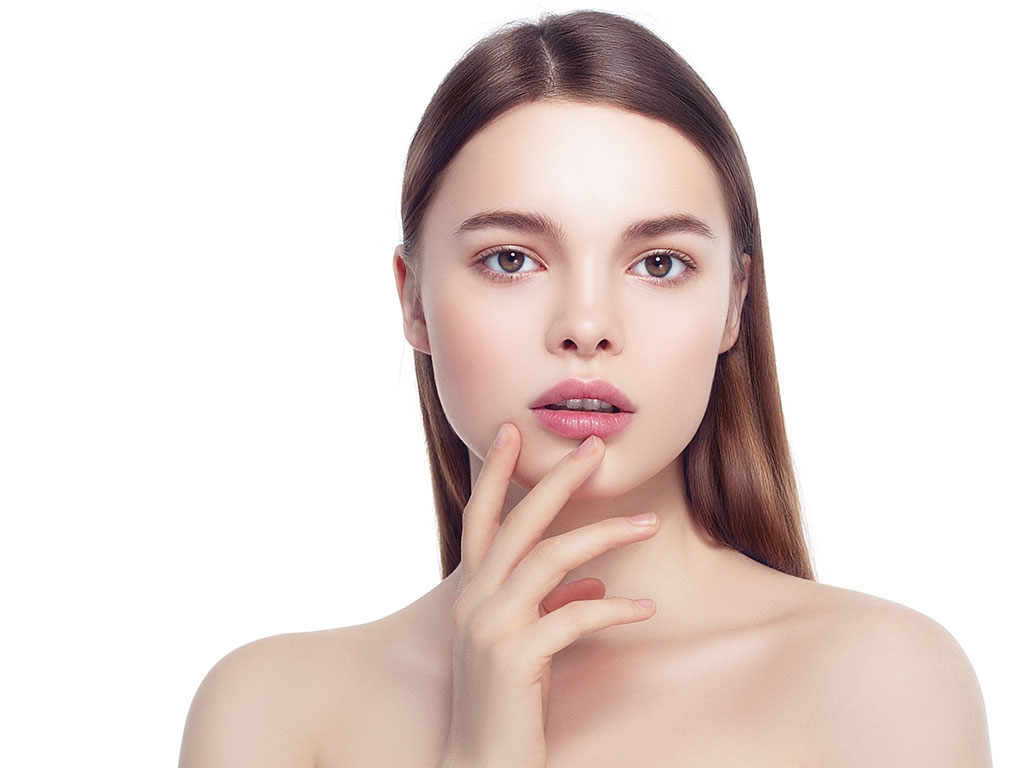
#> input picture Makine Ogrenmesi/goz tespit/yuz_resmi.jpg, 1024 x 768 px
$ python goz_tespit.py
#> lines starting #> are read from the running program, lines starting #| are printed output that depends on the picture; after the words box and inside, x2 and y2 are one past the last pixel; in counts of white or black regions, pixels touching at a corner belong together
import cv2


yuz_tanima = cv2.CascadeClassifier("yuz_tanima.xml")
goz_tanima = cv2.CascadeClassifier("goz_tespit.xml")


resim = cv2.imread("yuz_resmi.jpg")
#> resim is the input picture: shape (768, 1024, 3); mean B, G, R 213.3, 217.2, 230.2

gri = cv2.cvtColor(resim,cv2.COLOR_BGR2GRAY)
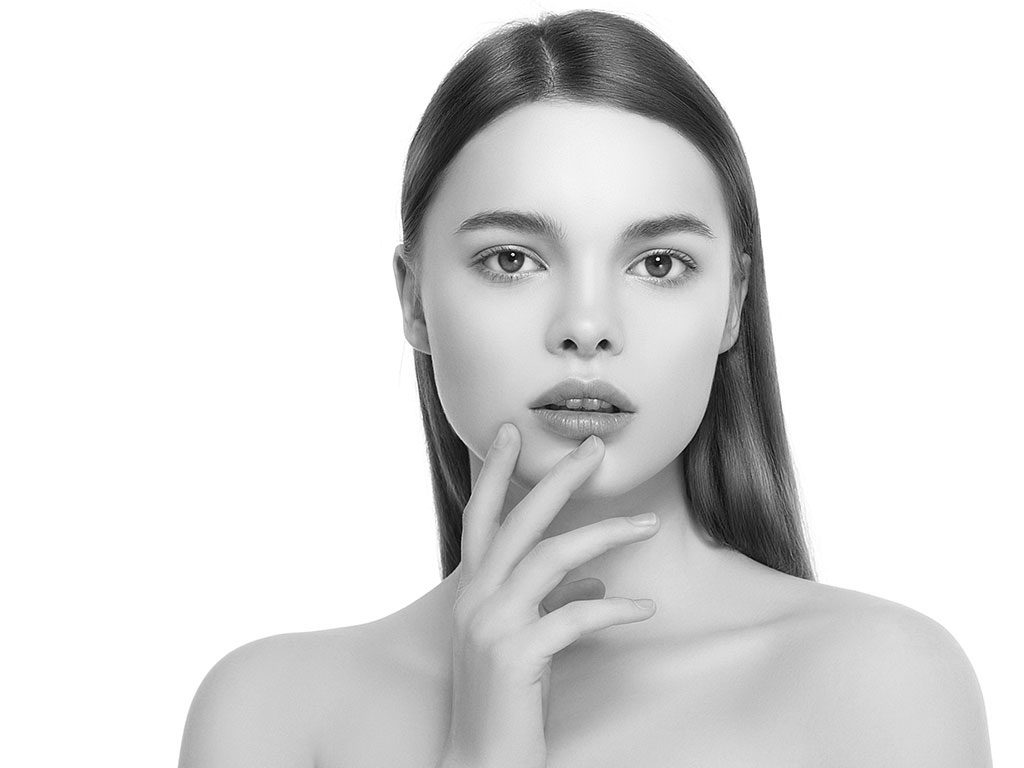
#> gri: shape (768, 1024); min 2, max 255, mean 220.7

tanima = yuz_tanima.detectMultiScale(gri)
#> tanima = [[397, 109, 382, 382]]

for (x,y,genislik,yukseklik) in tanima:
    cv2.rectangle(resim,(x,y),(genislik+x,yukseklik+y),(0,255,0),3)

    goz_sonuc = goz_tanima.detectMultiScale(gri,1.3,5)

    for (gx,gy,g_genislik,g_yukseklik) in goz_sonuc:
        cv2.rectangle(resim, (gx, gy), (g_genislik + gx, g_yukseklik + gy), (255, 0, 0), 3)
#> this loop made 1 pass
#> (x, y, genislik, yukseklik, goz_sonuc) on pass 1: (397, 109, 382, 382, [[618, 222, 82, 82], [463, 217, 85, 85]])
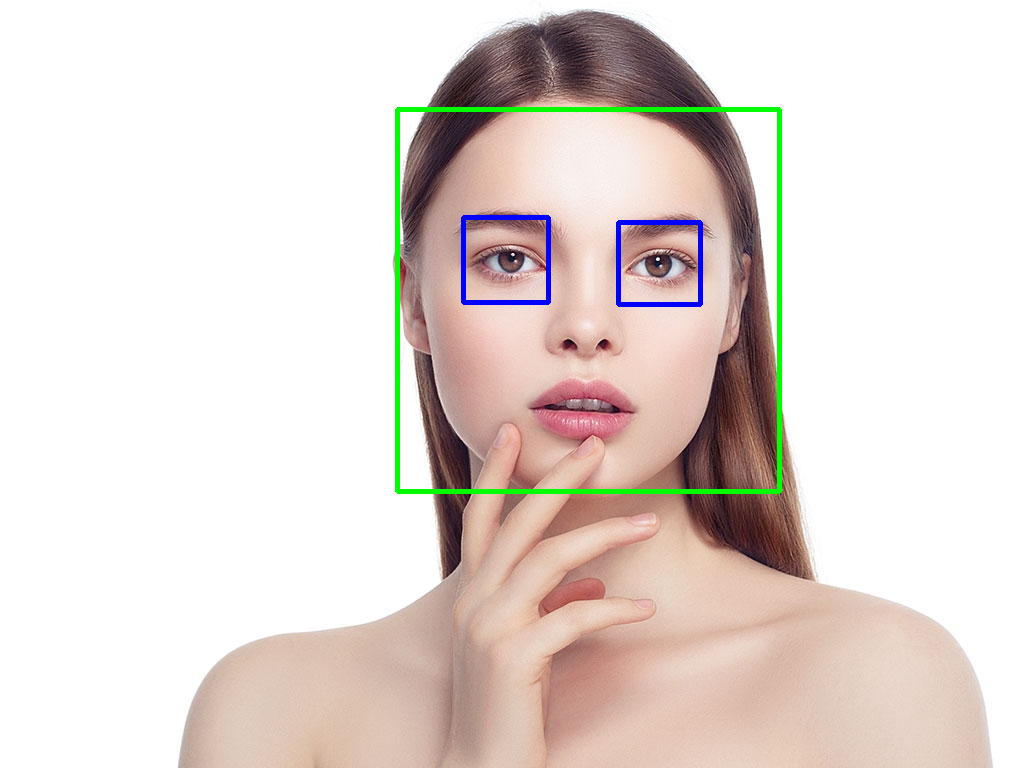
#> resim: shape (768, 1024, 3); 1.39% of pixels changed, all inside (x1, y1, x2, y2) = (395, 107, 782, 494)

cv2.imshow("PENCERE",resim)
cv2.waitKey(0)
